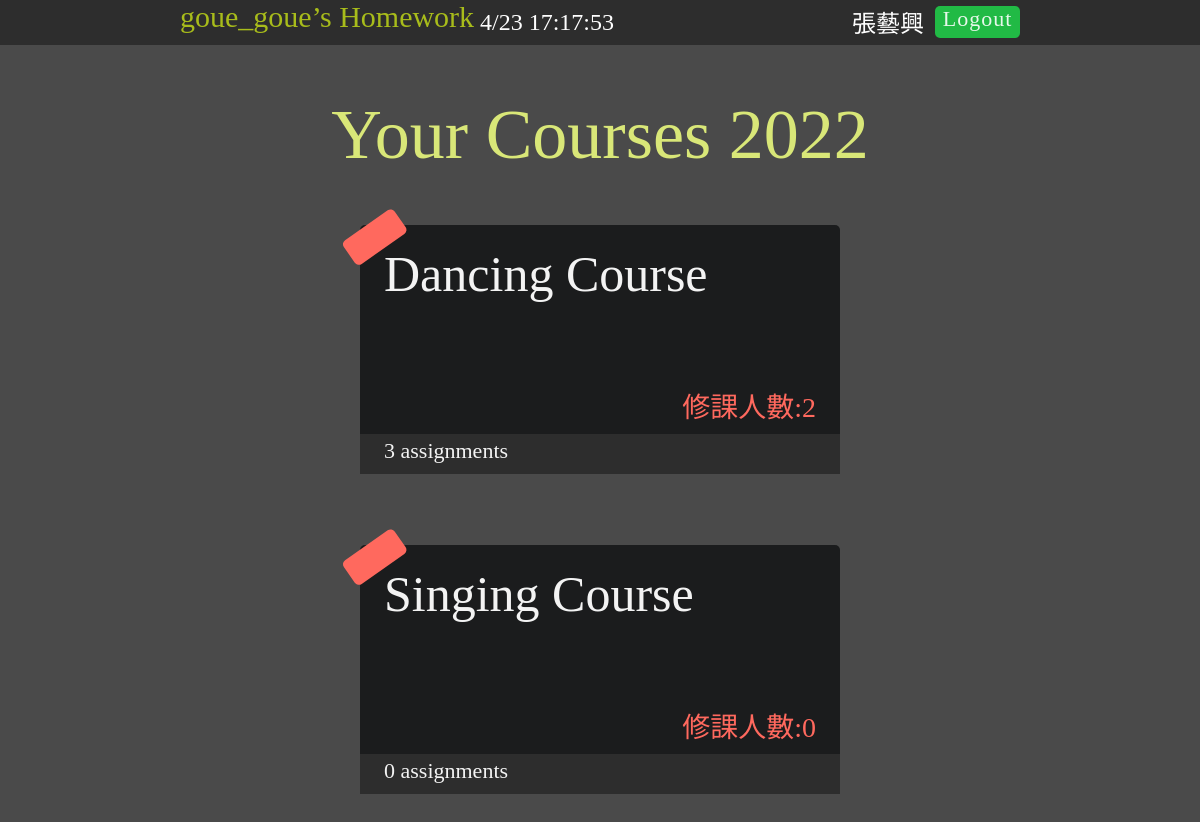
Page /teacher_a.php (signed in) on the committed database.
### tables this page shows
CREATE TABLE `class` (
  `classnameid` varchar(40) NOT NULL,
  `classname` varchar(40) NOT NULL,
  `year` varchar(4) NOT NULL,
  `INSTRUCTORS` varchar(10) NOT NULL,
  `assignments` int(20) NOT NULL
);

### teacher_a.php (the view, shortened to what this page needs)
<!doctype html>
<html lang="en">
<head>
	<link rel="stylesheet" href="css\teacher_a.css" type="text/css">
</head>
<body onload="ShowTime()">
<?php
	include("connMysql.php");
?>
	<div class="head">
		<a href="teacher_a.php"><span class="head-a">goue_goue’s Homework</span></a>
		<span class="head-b" id="showbox"></span>
<?php
		echo "<span class='head-c'>".$_COOKIE["email"]."</span>";
?>
		<a href="login.php"><div class="head-dd">Logout</div></a>
	</div>
	<div class="YourCourses">Your Courses 2022</div>
<?php
	$sql="SELECT * FROM `class` WHERE `INSTRUCTORS`='".$_COOKIE["email"]."'";
	$result=@mysqli_query($link,$sql);
	$table=mysqli_num_rows($result);
	for($i=1;$i<=$table;$i++)
	{
		$sql="SELECT `classname` FROM `class` WHERE `classnameid`='".$_COOKIE["email"].$i."'";
		$result=@mysqli_query($link,$sql);
		$classname[$i] = mysqli_fetch_row($result);
	}
	for($i=1;$i<=$table;$i++)
	{
		$sql="SELECT `classname` FROM `studentclass` WHERE `classname`='".$classname[$i][0]."'";
		$result=@mysqli_query($link,$sql);
		$student[$i]=mysqli_num_rows($result);
		$sql="SELECT `assignments` FROM `class` WHERE `classname`='".$classname[$i][0]."'";
		$result=@mysqli_query($link,$sql);
		$assignments[$i]=mysqli_fetch_row($result);
	}
	for($i=1;$i<=$table;$i++)
	{
		echo "<a href='teacher_b.php?classname=".$classname[$i][0]."'>
				<div class='table'><div class='table-label'></div>
					<span class='table-a'>".$classname[$i][0]."</span>
					<span class='table-b'>修課人數:".$student[$i]."</span>
				<div class='table2'>
					<span class='table2-a'>".$assignments[$i][0]." assignments</span>
				</div></div></a>";
	}
?>
</body>
</html>

### css/teacher_a.css (style rules this page uses)
html,body { width:100%; padding: 0; margin: 0; }
body { background-color:#4a4a4a; font-family:Comic Sans MS,cursive; }
.head { height:45px; width:100%; background:#2d2d2d; }
.head-a { position:absolute; left:15%; font-size:30px; color:#a8bc1b; }
.head-b { position:absolute; top:1%; left:40%; font-size:24px; color:#ffffff; }
.head-c { position:absolute; top:4px; right:23%; font-size:24px; color:#ffffff; }
.head-dd { position:absolute; top:0.7%; right:15%; height:32px; width:85px; background:#21ba45; border-radius:5px; color:#e7f8eb; font-size:22px; text-align:center; letter-spacing:1px; }
.YourCourses { position: relative; font-size:70px; text-align:center; color:#d9e778; margin:50px 0 -50px 0; }
.table { position: relative; height:220px; width:40%; background:#1b1c1d; border-radius:5px; margin:100px 0 100px 30%; }
.table-label { position: absolute; height:13%; width:13%; top: 8%; left: -4%; background:#ff695e; border-radius:5px; transform:rotate(-35deg); transform-origin:top left; }
.table-a { position:absolute; font-size:50px; color:#f3f3f3; top:20px; left:5%; }
.table-b { position:absolute; font-size:28px; color:#ff695e; top:160px; right:5%; }
.table2 { position:absolute; height:40px; width:100%; top:95%; background:#2d2d2d; }
.table2-a { position:absolute; font-size:22px; color:#f3f3f3; top:3.5px; left:5%; }

### rows in the picture
class: classname "Dancing Course", i "2", i "3"
class: classname "Singing Course", i "0"

### other values in the picture
$_COOKIE["email"] "張藝興"
